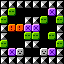

A level layout from a 2D game, rendered from its tile map. Below: a short description, then the map file with its tile-grid data intact:
An orthogonal 8x8 tile map with 8x8 px tiles, 1 tile layer (base).

<map version="1.5" tiledversion="1.7.0" orientation="orthogonal" renderorder="right-down" width="8" height="8" tilewidth="8" tileheight="8" infinite="0" nextlayerid="2" nextobjectid="1">
 <tileset firstgid="1" source="../../dev/editor_tiles.tsx" />
 <layer id="1" name="base" width="8" height="8">
  <data encoding="csv">
1,1,1,1,1,1,1,1,
1,3,0,0,0,0,4,1,
3,0,0,1,1,3,0,3,
1,6,6,4,4,0,0,1,
1,0,0,3,3,0,3,1,
3,0,0,1,1,0,0,3,
1,4,2,0,0,2,4,1,
1,1,1,1,1,1,1,1
</data>
 </layer>
</map>
